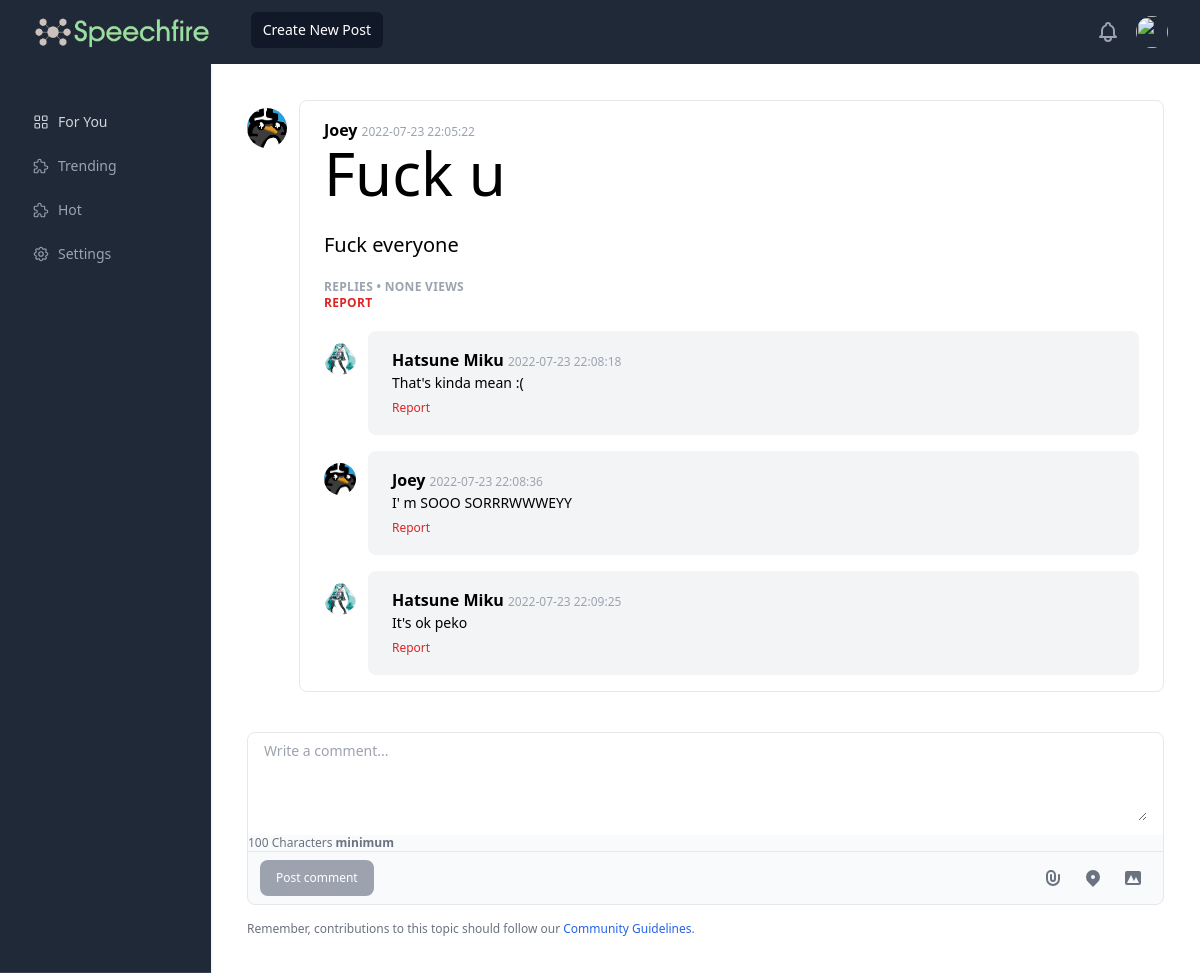
The app's page /post/4 (signed in), older data.
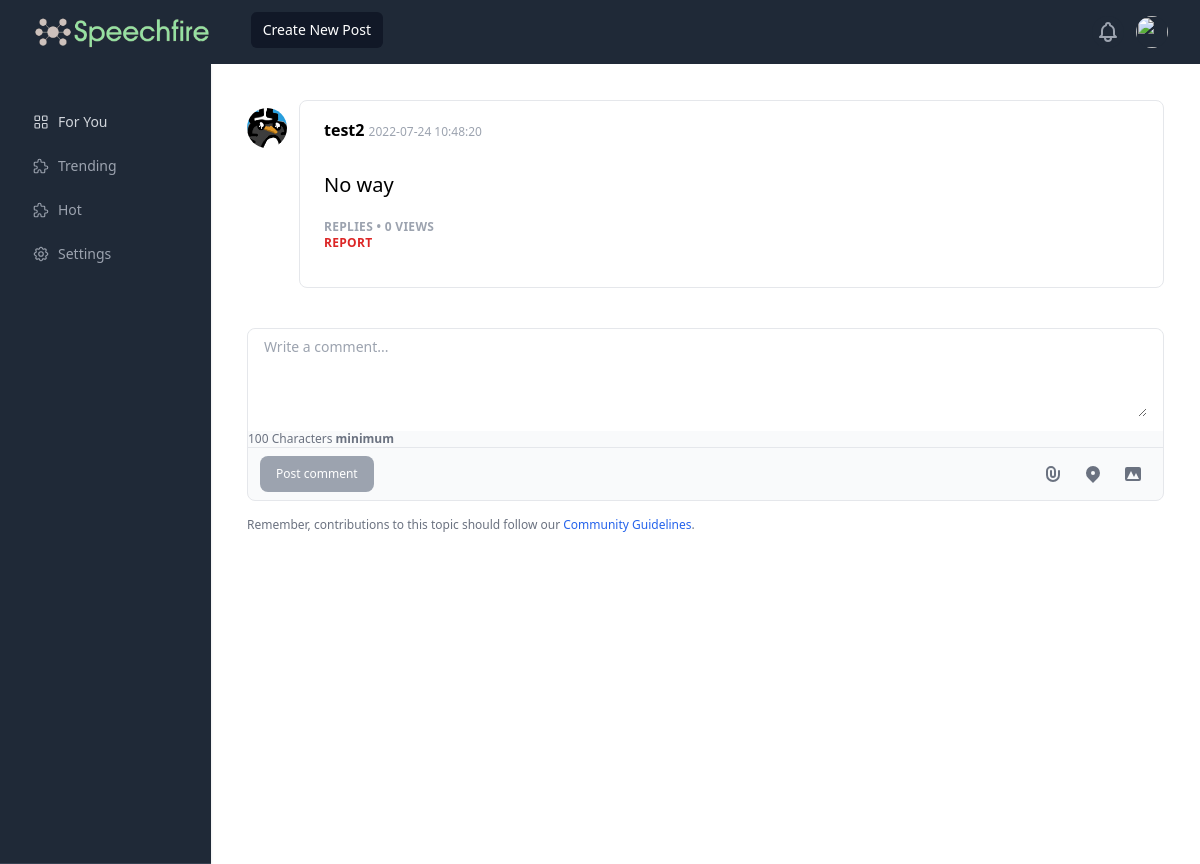
The same page, newer data.
### tables this page shows
CREATE TABLE Users(
    userId INTEGER NOT NULL,
    pfp string,
    username string,
    password string, bio string, education string,
    PRIMARY KEY (userId)
);

CREATE TABLE Posts(
    postId INTEGER NOT NULL,
    title string,
    content string,
    author string,
    date string,
    belongs_to INTEGER, views INTEGER,
    PRIMARY KEY (postId),
    FOREIGN KEY (belongs_to) REFERENCES Posts(postId)
);

### app.py (the view, shortened to what this page needs)
@app.route('/post/<post_id>', methods=["GET", "POST"])
def post(post_id):
    if not post_id: return redirect("/")
    if post_id not in session.get('viewed',[]):
        updateViewCount(post_id)
        session['viewed'] = session['viewed'] + [post_id] if "viewed" in session else [post_id]
    post = getPostById(post_id)
    post.authorId = getUser(post.author).id
    post.author_pfp = getUser(post.author).pfp
    if not post: return redirect("/")
    comments = getPostWhereBelongsTo(post_id)
    for comment in comments:
        comment.authorId = getUser(comment.author).id
        comment.author_pfp = getUser(comment.author).pfp
    return render_template('post.html', comments=comments, current_user=session.get('user', None), viewed_post=post, views=post.totalViews ,classes_to_add="hidden")

### post.py (called while the page is built)
def getPostById(id):
    conn = sqlite3.connect('stackunderflow.db')
    c = conn.cursor()
    c.execute("SELECT postId, title, content, author, date, belongs_to , views FROM Posts WHERE postId=?", (id,))
    post = c.fetchone()
    if not post: return None
    conn.close()
    return Post(id=post[0], title=post[1], content=post[2], author=post[3], date=post[4], belongs_to=post[5], totalViews=post[6])

def getPostWhereBelongsTo(belongs_to):
    conn = sqlite3.connect('stackunderflow.db')
    c = conn.cursor()
    c.execute("SELECT postId, title, content, author, date, belongs_to FROM Posts WHERE belongs_to=?", (belongs_to,))
    posts = []
    for post in c.fetchall():
        posts.append(Post(id=post[0], title=post[1], content=post[2], author=post[3], date=post[4], belongs_to=post[5]))
    conn.close()
    return posts

def updateViewCount(post_id):
    conn = sqlite3.connect('stackunderflow.db')
    c = conn.cursor()
    c.execute("UPDATE Posts SET views=views + 1 WHERE postId=?", (post_id,))
    print("ok updated")
    conn.commit()
    conn.close()

### templates/post.html (shortened to what the changed rows need)
{% extends 'base.html' %}
{% block content %}
<div style="padding:3vw; height:100%">
    <div class="flex">
        <a href="/user/{{viewed_post.authorId}}">
            <div class="flex-shrink-0 mr-3">
                <img class="mt-2 rounded-full w-8 h-8 sm:w-10 sm:h-10" src="../static/{{viewed_post.author_pfp}}">
            </div>
        </a>
        <div class="flex-1 border rounded-lg px-4 py-2 sm:px-6 sm:py-4 leading-relaxed">
            <strong>{{viewed_post.author}}</strong> <span class="text-xs text-gray-400">{{viewed_post.date}}</span>
            <h1 class="text-6xl">
                {{viewed_post.title}}
            </h1>
            <p class="text-xl">
                <br>
                {{viewed_post.content}}
            </p>
            <h4 class="my-5 uppercase tracking-wide text-gray-400 font-bold text-xs">
                Replies • {{views}} Views<br>
                <a class="text-xs text-red-600" href="/report/{{viewed_post.authorId}}">Report</a>
            </h4>
            <div class="space-y-4">
                {% for comment in comments %}
                <div class="flex">
                    <a href="/user/{{comment.authorId}}">
                        <div class="flex-shrink-0 mr-3">
                            <img class="mt-3 rounded-full w-6 h-6 sm:w-8 sm:h-8" src="../static/{{comment.author_pfp}}"
                                alt="">
                        </div>
                    </a>
                    <div class="flex-1 bg-gray-100 rounded-lg px-4 py-2 sm:px-6 sm:py-4 leading-relaxed">
                        <strong>{{comment.author}}</strong> <span class="text-xs text-gray-400">{{comment.date}}</span>
                        <p class="text-xs sm:text-sm">
                            {{comment.content}}
                        </p>
                        <a class="text-xs text-red-600" href="/report/{{comment.authorId}}">Report</a>
                    </div>
                </div>
                {%endfor%}
            </div>
        </div>
    </div>
</div>
{% endblock %}

Row changes from the older to the newer data that the page shows:
no longer on this page (row unchanged): Users: author_pfp (placeholder picture)
no longer on this page (row unchanged): Users: author_pfp (picture)
no longer on this page (row edited): Posts: author "Hatsune Miku", date "2022-07-23 22:08:18", content "That's kinda mean :("
no longer on this page (row edited): Posts: author "Joey", date "2022-07-23 22:08:36", content "I' m SOOO SORRRWWWEYY"
no longer on this page (row edited): Posts: author "Hatsune Miku", date "2022-07-23 22:09:25", content "It's ok peko"
added Users: author_pfp (placeholder picture)
changed Posts: author "Joey" → "test2"; date "2022-07-23 22:05:22" → "2022-07-24 10:48:20"; content "Fuck everyone" → "No way"; title "Fuck u" → (not shown)
Text that changed along with them:
{{ views }}: "NONE" → "0"
list line gone: "Report"
